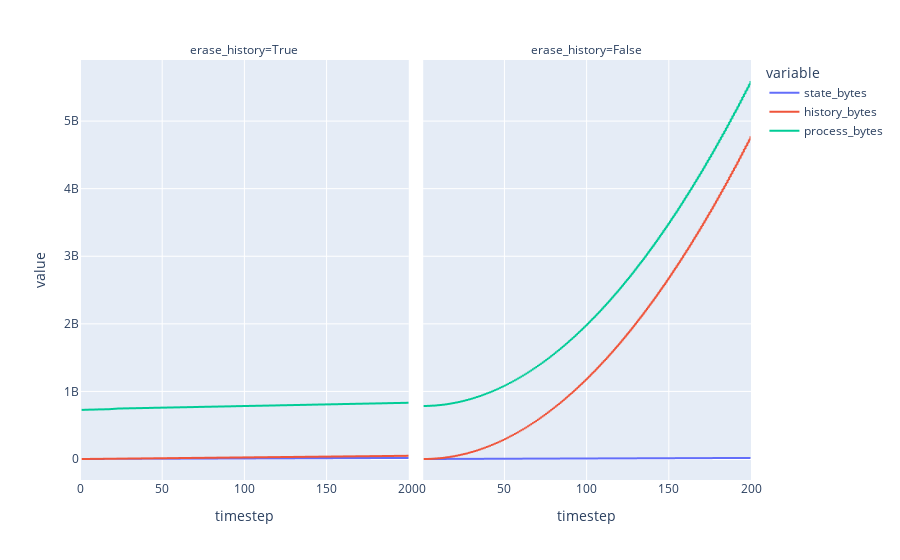

Write notebook code for a chart like this one.
### Code cell
# Plot the used memory in bytes
px.line(df,
        x='timestep',
        y=['state_bytes', 'history_bytes', 'process_bytes'],
        facet_col='erase_history'
       )

### Figure 1 — Plotly figure (JSON) as saved in the notebook; plotly's stock layout.template omitted (floating-point values rounded to 4 significant figures; data arrays with more than 128 entries replaced by an {"elided": "..."} marker saying what was removed)
{"data": [{"hovertemplate": "variable=state_bytes<br>erase_history=True<br>timestep=%{x}<br>value=%{y}<extra></extra>", "legendgroup": "state_bytes", "line": {"color": "#636efa", "dash": "solid"}, "mode": "lines", "name": "state_bytes", "showlegend": true, "type": "scattergl", "x": {"elided": "601 int values"}, "xaxis": "x", "y": {"elided": "601 int values"}, "yaxis": "y"}, {"hovertemplate": "variable=state_bytes<br>erase_history=False<br>timestep=%{x}<br>value=%{y}<extra></extra>", "legendgroup": "state_bytes", "line": {"color": "#636efa", "dash": "solid"}, "mode": "lines", "name": "state_bytes", "showlegend": false, "type": "scattergl", "x": {"elided": "601 int values"}, "xaxis": "x2", "y": {"elided": "601 int values"}, "yaxis": "y2"}, {"hovertemplate": "variable=history_bytes<br>erase_history=True<br>timestep=%{x}<br>value=%{y}<extra></extra>", "legendgroup": "history_bytes", "line": {"color": "#EF553B", "dash": "solid"}, "mode": "lines", "name": "history_bytes", "showlegend": true, "type": "scattergl", "x": {"elided": "601 int values"}, "xaxis": "x", "y": {"elided": "601 int values"}, "yaxis": "y"}, {"hovertemplate": "variable=history_bytes<br>erase_history=False<br>timestep=%{x}<br>value=%{y}<extra></extra>", "legendgroup": "history_bytes", "line": {"color": "#EF553B", "dash": "solid"}, "mode": "lines", "name": "history_bytes", "showlegend": false, "type": "scattergl", "x": {"elided": "601 int values"}, "xaxis": "x2", "y": {"elided": "601 int values"}, "yaxis": "y2"}, {"hovertemplate": "variable=process_bytes<br>erase_history=True<br>timestep=%{x}<br>value=%{y}<extra></extra>", "legendgroup": "process_bytes", "line": {"color": "#00cc96", "dash": "solid"}, "mode": "lines", "name": "process_bytes", "showlegend": true, "type": "scattergl", "x": {"elided": "601 int values"}, "xaxis": "x", "y": {"elided": "601 int values"}, "yaxis": "y"}, {"hovertemplate": "variable=process_bytes<br>erase_history=False<br>timestep=%{x}<br>value=%{y}<extra></extra>", "legendgroup": "process_bytes", "line": {"color": "#00cc96", "dash": "solid"}, "mode": "lines", "name": "process_bytes", "showlegend": false, "type": "scattergl", "x": {"elided": "601 int values"}, "xaxis": "x2", "y": {"elided": "601 int values"}, "yaxis": "y2"}], "layout": {"annotations": [{"font": {}, "showarrow": false, "text": "erase_history=True", "x": 0.245, "xanchor": "center", "xref": "paper", "y": 1, "yanchor": "bottom", "yref": "paper"}, {"font": {}, "showarrow": false, "text": "erase_history=False", "x": 0.755, "xanchor": "center", "xref": "paper", "y": 1, "yanchor": "bottom", "yref": "paper"}], "autosize": true, "legend": {"title": {"text": "variable"}, "tracegroupgap": 0}, "margin": {"t": 60}, "xaxis": {"anchor": "y", "autorange": true, "domain": [0, 0.49], "range": [0, 200], "title": {"text": "timestep"}, "type": "linear"}, "xaxis2": {"anchor": "y2", "autorange": true, "domain": [0.51, 1], "matches": "x", "range": [0, 200], "title": {"text": "timestep"}, "type": "linear"}, "yaxis": {"anchor": "x", "autorange": true, "domain": [0, 1], "range": [-310700000.0, 5904000000.0], "title": {"text": "value"}, "type": "linear"}, "yaxis2": {"anchor": "x2", "autorange": true, "domain": [0, 1], "matches": "y", "range": [-310700000.0, 5904000000.0], "showticklabels": false, "type": "linear"}}}
